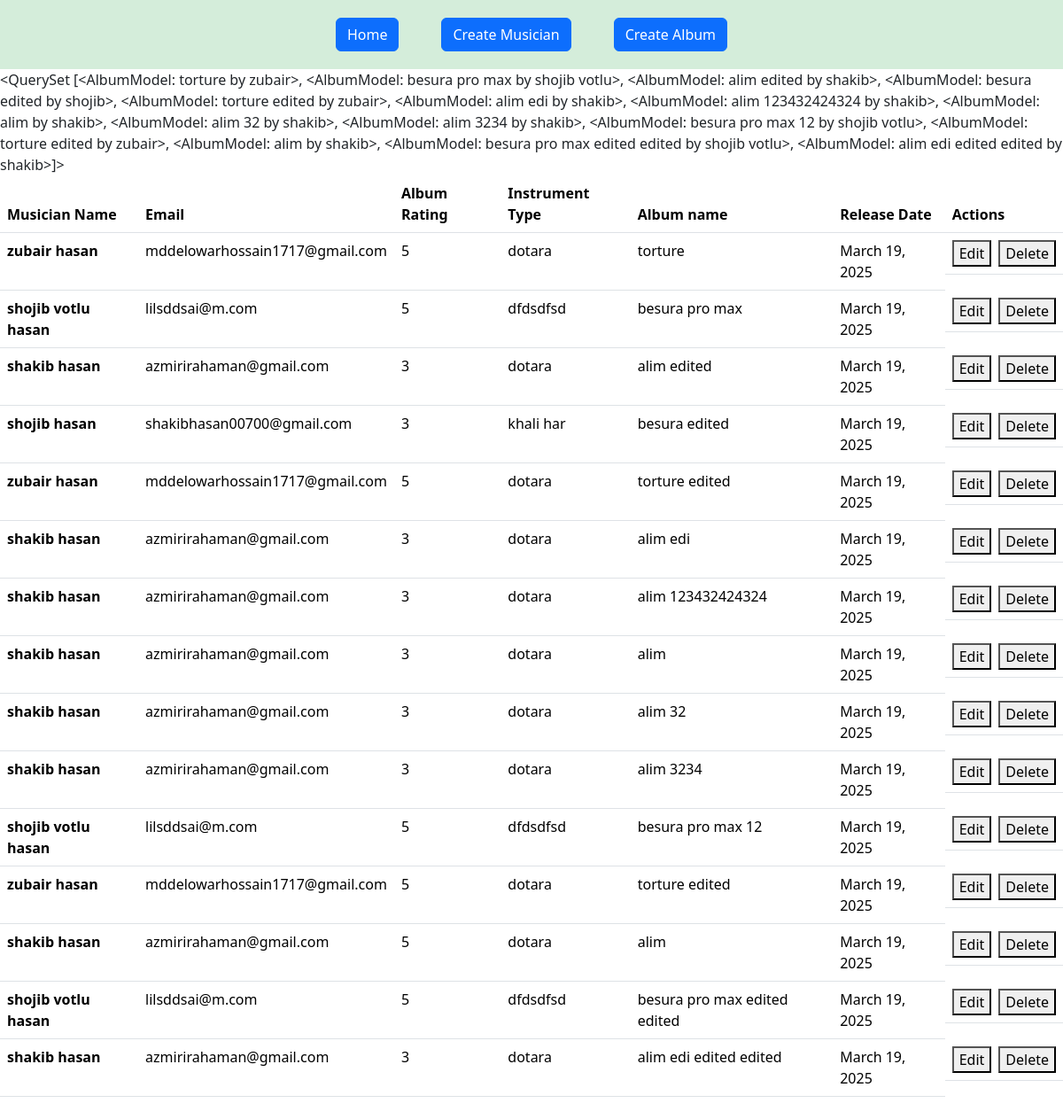
The page / on the database its author committed.
### album/models.py (models this page shows)
class AlbumModel(models.Model):
    album_name = models.CharField(max_length=100)
    release_date = models.DateField()
    rating = models.IntegerField(choices=[(1,1),(2,2),(3,3),(4,4),(5,5)])
    muscian = models.ForeignKey(MusicianModel, on_delete=models.CASCADE ,related_name='albums')
    def __str__ (self):
        return f"{self.album_name} by {self.muscian.first_name}"

### musician/models.py (models this page shows, shortened)
class MusicianModel(models.Model):
    first_name = models.CharField(max_length=100)
    last_name = models.CharField(max_length=100)
    email = models.EmailField(unique=True)
    phone_num = models.CharField(max_length=15)
    instrument_Type = models.CharField(max_length=100)

### Musicians_Directory/views.py (the view)
# urls.py: 2. Add a URL to urlpatterns:  path('', views.home, name='home')
def home(request):
    album_list = AlbumModel.objects.all()
    return render(request,'home.html',{'album_list': album_list})

### templates/home.html (shortened to what this page needs)
{% extends "base.html" %}
{% block main_content %}
{{album_list}}
<table class="table">
    <thead>
      <tr>
        <th scope="col">Musician Name</th>
        <th scope="col">Email</th>
        <th scope="col">Album Rating</th>
        <th scope="col">Instrument Type</th>
        <th scope="col">Album name</th>
        <th scope="col">Release Date</th>
        <th scope="col">Actions</th>
      </tr>
    </thead>
    <tbody>
      {% for x in  album_list %}
      <tr>
        <th scope="row">{{x.muscian.first_name}} {{x.muscian.last_name}}</th>
        <td>{{x.muscian.email}}</td>
        <td>{{x.rating}}</td>
        <td>{{x.muscian.instrument_Type}}</td>
        <td>{{x.album_name}}</td>
        <td>{{x.release_date}}</td>
        <td class="d-flex gap-2">
           <a href="{% url "edit_album" x.id %}"><button>Edit</button></a>
           <a href="{% url "delete_album" x.id %}"><button>Delete</button></a>
        </td>
      </tr>
      {% endfor %}
    </tbody>
  </table>
{% endblock  %}

### rows shown on the page
AlbumModel: album_name+muscian "<QuerySet [<AlbumModel: torture by zubair>, <AlbumModel: besura pro max by shojib votlu>, <AlbumModel: alim edited by shakib>, <AlbumModel: besura edited by shojib>, <AlbumModel: torture edited by zubair>, <AlbumModel: alim edi by shakib>, <AlbumModel: alim 123432424324 by shakib>, <AlbumModel: alim by shakib>, <AlbumModel: alim 32 by shakib>, <AlbumModel: alim 3234 by shakib>, <AlbumModel: besura pro max 12 by shojib votlu>, <AlbumModel: torture edited by zubair>, <AlbumModel: alim by shakib>, <AlbumModel: besura pro max edited edited by shojib votlu>, <AlbumModel: alim edi edited edited by shakib>]>", muscian.first_name "zubair", muscian.last_name "hasan", muscian.email "mddelowarhossain1717@gmail.com", rating "5", muscian.instrument_Type "dotara", album_name "torture", release_date "March 19, 2025"
AlbumModel: muscian.first_name "shojib votlu", muscian.last_name "hasan", muscian.email "lilsddsai@m.com", rating "5", muscian.instrument_Type "dfdsdfsd", album_name "besura pro max", release_date "March 19, 2025"
AlbumModel: muscian.first_name "shakib", muscian.last_name "hasan", muscian.email "azmirirahaman@gmail.com", rating "3", muscian.instrument_Type "dotara", album_name "alim edited", release_date "March 19, 2025"
AlbumModel: muscian.first_name "shojib", muscian.last_name "hasan", muscian.email "shakibhasan00700@gmail.com", rating "3", muscian.instrument_Type "khali har", album_name "besura edited", release_date "March 19, 2025"
AlbumModel: muscian.first_name "zubair", muscian.last_name "hasan", muscian.email "mddelowarhossain1717@gmail.com", rating "5", muscian.instrument_Type "dotara", album_name "torture edited", release_date "March 19, 2025"
AlbumModel: muscian.first_name "shakib", muscian.last_name "hasan", muscian.email "azmirirahaman@gmail.com", rating "3", muscian.instrument_Type "dotara", album_name "alim edi", release_date "March 19, 2025"
AlbumModel: muscian.first_name "shakib", muscian.last_name "hasan", muscian.email "azmirirahaman@gmail.com", rating "3", muscian.instrument_Type "dotara", album_name "alim 123432424324", release_date "March 19, 2025"
AlbumModel: muscian.first_name "shakib", muscian.last_name "hasan", muscian.email "azmirirahaman@gmail.com", rating "3", muscian.instrument_Type "dotara", album_name "alim", release_date "March 19, 2025"
AlbumModel: muscian.first_name "shakib", muscian.last_name "hasan", muscian.email "azmirirahaman@gmail.com", rating "3", muscian.instrument_Type "dotara", album_name "alim 32", release_date "March 19, 2025"
AlbumModel: muscian.first_name "shakib", muscian.last_name "hasan", muscian.email "azmirirahaman@gmail.com", rating "3", muscian.instrument_Type "dotara", album_name "alim 3234", release_date "March 19, 2025"
AlbumModel: muscian.first_name "shojib votlu", muscian.last_name "hasan", muscian.email "lilsddsai@m.com", rating "5", muscian.instrument_Type "dfdsdfsd", album_name "besura pro max 12", release_date "March 19, 2025"
AlbumModel: muscian.first_name "zubair", muscian.last_name "hasan", muscian.email "mddelowarhossain1717@gmail.com", rating "5", muscian.instrument_Type "dotara", album_name "torture edited", release_date "March 19, 2025"
AlbumModel: muscian.first_name "shakib", muscian.last_name "hasan", muscian.email "azmirirahaman@gmail.com", rating "5", muscian.instrument_Type "dotara", album_name "alim", release_date "March 19, 2025"
AlbumModel: muscian.first_name "shojib votlu", muscian.last_name "hasan", muscian.email "lilsddsai@m.com", rating "5", muscian.instrument_Type "dfdsdfsd", album_name "besura pro max edited edited", release_date "March 19, 2025"
AlbumModel: muscian.first_name "shakib", muscian.last_name "hasan", muscian.email "azmirirahaman@gmail.com", rating "3", muscian.instrument_Type "dotara", album_name "alim edi edited edited", release_date "March 19, 2025"
